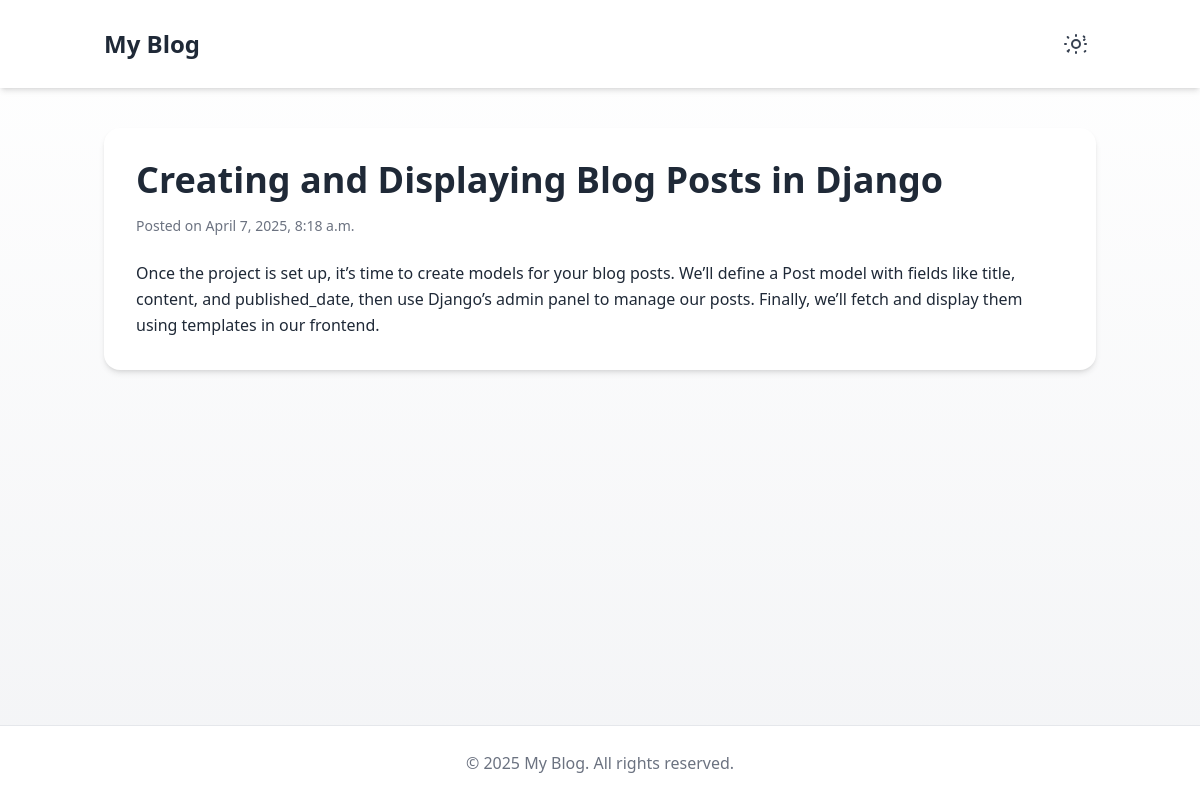
Screenshot of /post/2 with the database file from the repository.
### posts/models.py (models this page shows)
class Post(models.Model):
    title = models.CharField(max_length=100)
    body = models.CharField(max_length=1000000)
    created_at = models.DateTimeField(default=datetime.now, blank=True)

### posts/views.py (the view)
# urls.py: path('post/<str:pid>', views.post, name='post'),
def post(request, pid):
    posts = Post.objects.get(id=pid)
    return render(request, 'post.html', {'posts': posts})

### templates/post.html (shortened to what this page needs)
<!DOCTYPE html>
<html lang="en" class="h-full">
<head>
  <script src="https://cdn.tailwindcss.com"></script>
</head>
<body class="bg-gradient-to-b from-white to-gray-100 dark:from-gray-900 dark:to-gray-800 text-gray-900 dark:text-gray-100 font-sans leading-relaxed flex flex-col min-h-full">
  <header class="bg-white dark:bg-gray-900 shadow-md sticky top-0 z-10">
    <div class="container mx-auto px-4 py-6 flex justify-between items-center">
      <h1 class="text-2xl font-bold text-gray-800 dark:text-gray-100">My Blog</h1>
      <button onclick="toggleTheme()" class="text-gray-700 dark:text-gray-300 p-2 rounded hover:bg-gray-200 dark:hover:bg-gray-700 transition">
        <svg id="theme-icon" xmlns="http://www.w3.org/2000/svg" class="h-6 w-6" fill="none" viewBox="0 0 24 24" stroke="currentColor">
        </svg>
      </button>
    </div>
  </header>
  <main class="container mx-auto px-4 py-10 flex-grow">
    <article class="bg-white dark:bg-gray-800 p-8 rounded-2xl shadow-md hover:shadow-xl transition duration-300">
      <h1 class="text-4xl font-bold mb-4 text-gray-800 dark:text-gray-100">{{posts.title}}</h1>
      <p class="text-sm text-gray-500 dark:text-gray-400 mb-6">Posted on {{posts.created_at}}</p>
      <div class="prose max-w-none text-gray-800 dark:text-gray-300">
        <p>{{posts.body}}</p>
      </div>
    </article>
  </main>
  <footer class="bg-white dark:bg-gray-900 py-6 text-center text-gray-500 dark:text-gray-400 border-t dark:border-gray-700">
    &copy; 2025 My Blog. All rights reserved.
  </footer>
</body>
</html>

### templates/post.html (style rules this page uses)
html { transition: background-color 0.3s ease, color 0.3s ease; }

### rows the page displays
Post: title "Creating and Displaying Blog Posts in Django", created_at "April 7, 2025, 8:18 a.m.", body "Once the project is set up, it’s time to create models for your blog posts. We’ll define a Post model with fields like title, content, and published_date, then use Django’s admin panel to manage our posts. Finally, we’ll fetch and display them using templates in our frontend."
